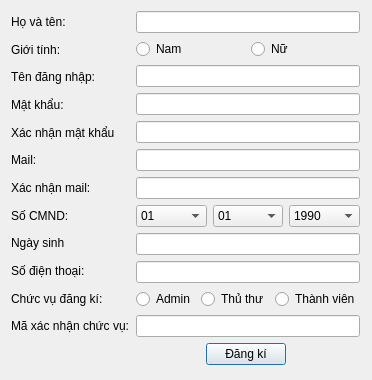
<?xml version="1.0" encoding="UTF-8"?>
<ui version="4.0">
 <class>dangki</class>
 <widget class="QDialog" name="dangki">
  <property name="geometry">
   <rect>
    <x>0</x>
    <y>0</y>
    <width>372</width>
    <height>380</height>
   </rect>
  </property>
  <property name="windowTitle">
   <string>Đăng Kí</string>
  </property>
  <layout class="QHBoxLayout" name="horizontalLayout_6">
   <item>
    <layout class="QVBoxLayout" name="verticalLayout_4">
     <item>
      <layout class="QHBoxLayout" name="horizontalLayout_5">
       <item>
        <spacer name="horizontalSpacer">
         <property name="orientation">
          <enum>Qt::Horizontal</enum>
         </property>
         <property name="sizeHint" stdset="0">
          <size>
           <width>40</width>
           <height>20</height>
          </size>
         </property>
        </spacer>
       </item>
       <item>
        <layout class="QVBoxLayout" name="verticalLayout_2">
         <item>
          <widget class="QLabel" name="label">
           <property name="text">
            <string>Họ và tên:</string>
           </property>
          </widget>
         </item>
         <item>
          <widget class="QLabel" name="label_10">
           <property name="text">
            <string>Giới tính:</string>
           </property>
          </widget>
         </item>
         <item>
          <widget class="QLabel" name="label_3">
           <property name="text">
            <string>Tên đăng nhập:</string>
           </property>
          </widget>
         </item>
         <item>
          <widget class="QLabel" name="label_4">
           <property name="text">
            <string>Mật khẩu:</string>
           </property>
          </widget>
         </item>
         <item>
          <widget class="QLabel" name="label_6">
           <property name="text">
            <string>Xác nhận mật khẩu</string>
           </property>
          </widget>
         </item>
         <item>
          <widget class="QLabel" name="label_7">
           <property name="text">
            <string>Mail:</string>
           </property>
          </widget>
         </item>
         <item>
          <widget class="QLabel" name="label_8">
           <property name="text">
            <string>Xác nhận mail:</string>
           </property>
          </widget>
         </item>
         <item>
          <widget class="QLabel" name="label_9">
           <property name="text">
            <string>Số CMND:</string>
           </property>
          </widget>
         </item>
         <item>
          <widget class="QLabel" name="label_5">
           <property name="text">
            <string>Ngày sinh</string>
           </property>
          </widget>
         </item>
         <item>
          <widget class="QLabel" name="label_2">
           <property name="text">
            <string>Số điện thoại:</string>
           </property>
          </widget>
         </item>
         <item>
          <widget class="QLabel" name="label_11">
           <property name="text">
            <string>Chức vụ đăng kí:</string>
           </property>
          </widget>
         </item>
         <item>
          <widget class="QLabel" name="label_12">
           <property name="text">
            <string>Mã xác nhận chức vụ:</string>
           </property>
          </widget>
         </item>
        </layout>
       </item>
       <item>
        <layout class="QVBoxLayout" name="verticalLayout">
         <item>
          <widget class="QLineEdit" name="lineEdit_3"/>
         </item>
         <item>
          <layout class="QHBoxLayout" name="horizontalLayout">
           <item>
            <widget class="QRadioButton" name="radioButton">
             <property name="text">
              <string>Nam</string>
             </property>
            </widget>
           </item>
           <item>
            <widget class="QRadioButton" name="radioButton_2">
             <property name="text">
              <string>Nữ</string>
             </property>
            </widget>
           </item>
          </layout>
         </item>
         <item>
          <widget class="QLineEdit" name="lineEdit_4"/>
         </item>
         <item>
          <widget class="QLineEdit" name="lineEdit_6"/>
         </item>
         <item>
          <widget class="QLineEdit" name="lineEdit_5"/>
         </item>
         <item>
          <widget class="QLineEdit" name="lineEdit_8"/>
         </item>
         <item>
          <widget class="QLineEdit" name="lineEdit_9"/>
         </item>
         <item>
          <layout class="QHBoxLayout" name="horizontalLayout_2">
           <item>
            <widget class="QComboBox" name="comboBox">
             <item>
              <property name="text">
               <string>01</string>
              </property>
             </item>
             <item>
              <property name="text">
               <string>02</string>
              </property>
             </item>
             <item>
              <property name="text">
               <string>03</string>
              </property>
             </item>
             <item>
              <property name="text">
               <string>04</string>
              </property>
             </item>
             <item>
              <property name="text">
               <string>05</string>
              </property>
             </item>
             <item>
              <property name="text">
               <string>06</string>
              </property>
             </item>
             <item>
              <property name="text">
               <string>07</string>
              </property>
             </item>
             <item>
              <property name="text">
               <string>08</string>
              </property>
             </item>
             <item>
              <property name="text">
               <string>09</string>
              </property>
             </item>
             <item>
              <property name="text">
               <string>10</string>
              </property>
             </item>
             <item>
              <property name="text">
               <string>11</string>
              </property>
             </item>
             <item>
              <property name="text">
               <string>12</string>
              </property>
             </item>
             <item>
              <property name="text">
               <string>13</string>
              </property>
             </item>
             <item>
              <property name="text">
               <string>14</string>
              </property>
             </item>
             <item>
              <property name="text">
               <string>15</string>
              </property>
             </item>
             <item>
              <property name="text">
               <string>16</string>
              </property>
             </item>
             <item>
              <property name="text">
               <string>17</string>
              </property>
             </item>
             <item>
              <property name="text">
               <string>18</string>
              </property>
             </item>
             <item>
              <property name="text">
               <string>19</string>
              </property>
             </item>
             <item>
              <property name="text">
               <string>20</string>
              </property>
             </item>
             <item>
              <property name="text">
               <string>21</string>
              </property>
             </item>
             <item>
              <property name="text">
               <string>22</string>
              </property>
             </item>
             <item>
              <property name="text">
               <string>23</string>
              </property>
             </item>
             <item>
              <property name="text">
               <string>24</string>
              </property>
             </item>
             <item>
              <property name="text">
               <string>25</string>
              </property>
             </item>
             <item>
              <property name="text">
               <string>26</string>
              </property>
             </item>
             <item>
              <property name="text">
               <string>27</string>
              </property>
             </item>
             <item>
              <property name="text">
               <string>28</string>
              </property>
             </item>
             <item>
              <property name="text">
               <string>29</string>
              </property>
             </item>
             <item>
              <property name="text">
               <string>30</string>
              </property>
             </item>
             <item>
              <property name="text">
               <string>31</string>
              </property>
             </item>
            </widget>
           </item>
           <item>
            <widget class="QComboBox" name="comboBox_2">
             <item>
              <property name="text">
               <string>01</string>
              </property>
             </item>
             <item>
              <property name="text">
               <string>02</string>
              </property>
             </item>
             <item>
              <property name="text">
               <string>03</string>
              </property>
             </item>
             <item>
              <property name="text">
               <string>04</string>
              </property>
             </item>
             <item>
              <property name="text">
               <string>05</string>
              </property>
             </item>
             <item>
              <property name="text">
               <string>06</string>
              </property>
             </item>
             <item>
              <property name="text">
               <string>07</string>
              </property>
             </item>
             <item>
              <property name="text">
               <string>08</string>
              </property>
             </item>
             <item>
              <property name="text">
               <string>09</string>
              </property>
             </item>
             <item>
              <property name="text">
               <string>10</string>
              </property>
             </item>
             <item>
              <property name="text">
               <string>11</string>
              </property>
             </item>
             <item>
              <property name="text">
               <string>12</string>
              </property>
             </item>
            </widget>
           </item>
           <item>
            <widget class="QComboBox" name="comboBox_3">
             <item>
              <property name="text">
               <string>1990</string>
              </property>
             </item>
             <item>
              <property name="text">
               <string>1991</string>
              </property>
             </item>
             <item>
              <property name="text">
               <string>1992</string>
              </property>
             </item>
             <item>
              <property name="text">
               <string>1993</string>
              </property>
             </item>
             <item>
              <property name="text">
               <string>1994</string>
              </property>
             </item>
             <item>
              <property name="text">
               <string>1995</string>
              </property>
             </item>
             <item>
              <property name="text">
               <string>1996</string>
              </property>
             </item>
             <item>
              <property name="text">
               <string>1997</string>
              </property>
             </item>
             <item>
              <property name="text">
               <string>1998</string>
              </property>
             </item>
             <item>
              <property name="text">
               <string>1999</string>
              </property>
             </item>
            </widget>
           </item>
          </layout>
         </item>
         <item>
          <widget class="QLineEdit" name="lineEdit_7"/>
         </item>
         <item>
          <widget class="QLineEdit" name="lineEdit_2"/>
         </item>
         <item>
          <layout class="QHBoxLayout" name="horizontalLayout_3">
           <item>
            <widget class="QRadioButton" name="radioButton_3">
             <property name="text">
              <string>Admin</string>
             </property>
            </widget>
           </item>
           <item>
            <widget class="QRadioButton" name="radioButton_4">
             <property name="text">
              <string>Thủ thư</string>
             </property>
            </widget>
           </item>
           <item>
            <widget class="QRadioButton" name="radioButton_5">
             <property name="text">
              <string>Thành viên</string>
             </property>
            </widget>
           </item>
          </layout>
         </item>
         <item>
          <widget class="QLineEdit" name="lineEdit"/>
         </item>
        </layout>
       </item>
       <item>
        <spacer name="horizontalSpacer_2">
         <property name="orientation">
          <enum>Qt::Horizontal</enum>
         </property>
         <property name="sizeHint" stdset="0">
          <size>
           <width>40</width>
           <height>20</height>
          </size>
         </property>
        </spacer>
       </item>
      </layout>
     </item>
     <item>
      <layout class="QHBoxLayout" name="horizontalLayout_4">
       <item>
        <spacer name="horizontalSpacer_3">
         <property name="orientation">
          <enum>Qt::Horizontal</enum>
         </property>
         <property name="sizeHint" stdset="0">
          <size>
           <width>348</width>
           <height>20</height>
          </size>
         </property>
        </spacer>
       </item>
       <item>
        <layout class="QVBoxLayout" name="verticalLayout_3">
         <item>
          <widget class="QPushButton" name="pushButton">
           <property name="text">
            <string>Đăng kí</string>
           </property>
          </widget>
         </item>
         <item>
          <spacer name="verticalSpacer_2">
           <property name="orientation">
            <enum>Qt::Vertical</enum>
           </property>
           <property name="sizeHint" stdset="0">
            <size>
             <width>20</width>
             <height>40</height>
            </size>
           </property>
          </spacer>
         </item>
        </layout>
       </item>
       <item>
        <spacer name="horizontalSpacer_4">
         <property name="orientation">
          <enum>Qt::Horizontal</enum>
         </property>
         <property name="sizeHint" stdset="0">
          <size>
           <width>228</width>
           <height>20</height>
          </size>
         </property>
        </spacer>
       </item>
      </layout>
     </item>
    </layout>
   </item>
  </layout>
 </widget>
 <resources/>
 <connections/>
</ui>
